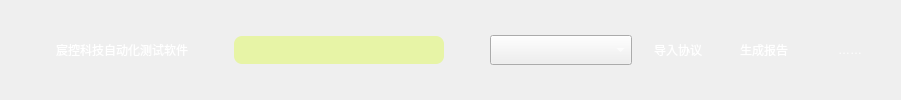
     <widget class="QWidget" name="Menu" native="true">
      <property name="maximumSize">
       <size>
        <width>16777215</width>
        <height>100</height>
       </size>
      </property>
      <property name="styleSheet">
       <string notr="true">QWidget {
	background: qlineargradient(
		spread: pad,
		x1: 1, y1: 0, x2: 0, y2: 1,
		stop: 0 #0d1117,  /* 起始颜色 */
		stop: 1 #414a5a   /* 结束颜色 */
	);
}</string>
      </property>
      <layout class="QHBoxLayout" name="horizontalLayout">
       <item>
        <spacer name="horizontalSpacer_4">
         <property name="orientation">
          <enum>Qt::Horizontal</enum>
         </property>
         <property name="sizeType">
          <enum>QSizePolicy::Maximum</enum>
         </property>
         <property name="sizeHint" stdset="0">
          <size>
           <width>45</width>
           <height>20</height>
          </size>
         </property>
        </spacer>
       </item>
       <item>
        <widget class="QLabel" name="system_name_label">
         <property name="minimumSize">
          <size>
           <width>100</width>
           <height>0</height>
          </size>
         </property>
         <property name="maximumSize">
          <size>
           <width>400</width>
           <height>16777215</height>
          </size>
         </property>
         <property name="sizeIncrement">
          <size>
           <width>0</width>
           <height>0</height>
          </size>
         </property>
         <property name="styleSheet">
          <string notr="true">QLabel {
	background: transparent;
	border-width: 0;
	border-style: outset;
	font: 20pt &quot;幼圆&quot;;
	color: white;
}
</string>
         </property>
         <property name="text">
          <string>宸控科技自动化测试软件</string>
         </property>
         <property name="alignment">
          <set>Qt::AlignCenter</set>
         </property>
        </widget>
       </item>
       <item>
        <spacer name="horizontalSpacer_5">
         <property name="orientation">
          <enum>Qt::Horizontal</enum>
         </property>
         <property name="sizeHint" stdset="0">
          <size>
           <width>40</width>
           <height>20</height>
          </size>
         </property>
        </spacer>
       </item>
       <item>
        <widget class="QLabel" name="top_hint_label">
         <property name="minimumSize">
          <size>
           <width>210</width>
           <height>0</height>
          </size>
         </property>
         <property name="maximumSize">
          <size>
           <width>16777215</width>
           <height>28</height>
          </size>
         </property>
         <property name="font">
          <font>
           <family>微软雅黑</family>
           <pointsize>10</pointsize>
           <weight>50</weight>
           <bold>false</bold>
          </font>
         </property>
         <property name="styleSheet">
          <string notr="true">QLabel {
	background-color: #e7f4a6;
	color: green;
	border-radius: 8px;
}</string>
         </property>
         <property name="inputMethodHints">
          <set>Qt::ImhNone</set>
         </property>
         <property name="text">
          <string/>
         </property>
         <property name="alignment">
          <set>Qt::AlignCenter</set>
         </property>
         <property name="margin">
          <number>0</number>
         </property>
        </widget>
       </item>
       <item>
        <spacer name="horizontalSpacer_2">
         <property name="orientation">
          <enum>Qt::Horizontal</enum>
         </property>
         <property name="sizeHint" stdset="0">
          <size>
           <width>40</width>
           <height>20</height>
          </size>
         </property>
        </spacer>
       </item>
       <item>
        <widget class="QComboBox" name="sheet_name_list_comboBox">
         <property name="minimumSize">
          <size>
           <width>0</width>
           <height>30</height>
          </size>
         </property>
         <property name="font">
          <font>
           <family>微软雅黑</family>
          </font>
         </property>
         <property name="focusPolicy">
          <enum>Qt::NoFocus</enum>
         </property>
         <property name="styleSheet">
          <string notr="true">QComboBox {
	background-color: ; /* 背景颜色 */
	color: white;		/* 字体颜色 */
}

QComboBox QAbstractItemView {
	outline: 0px solid gray;
	border: 2px solid qlineargradient(x1: 0, y1: 0, x2: 0, y2: 1,
                                      stop: 0 #f6f7fa, stop: 1 #dadbde);
	color: white;
	background-color: qlineargradient(x1: 1, y1: 0, x2: 0, y2: 0,
                                      stop: 0 #404959, stop: 1 #989da5);
	selection-background-color: #435068;
}

QComboBox QAbstractItemView::item {
	height: 22px;
}
/*
QComboBox QAbstractScrollArea QScrollBar:vertical {
	width: 8px;
	background-color: #d0d2d4;	/* 空白区域的背景色 */

/*
QComboBox QAbstractScrollArea QScrollBar::handle:vertical {
	/* border-radius: 5px; */
	/*background: rgb(160,160,160)	/* 小方块背景色深灰 */</string>
         </property>
         <property name="maxVisibleItems">
          <number>10</number>
         </property>
         <property name="sizeAdjustPolicy">
          <enum>QComboBox::AdjustToMinimumContentsLength</enum>
         </property>
         <property name="minimumContentsLength">
          <number>16</number>
         </property>
        </widget>
       </item>
       <item>
        <widget class="QPushButton" name="import_protocol_pushButton">
         <property name="minimumSize">
          <size>
           <width>84</width>
           <height>0</height>
          </size>
         </property>
         <property name="maximumSize">
          <size>
           <width>100</width>
           <height>40</height>
          </size>
         </property>
         <property name="focusPolicy">
          <enum>Qt::NoFocus</enum>
         </property>
         <property name="styleSheet">
          <string notr="true">QPushButton {
    border: 2px solid qlineargradient(x1: 0, y1: 0, x2: 0, y2: 1,
                                      stop: 0 #f6f7fa, stop: 1 #dadbde);
    border-radius: 10px;
    background-color: qlineargradient(x1: 0, y1: 0, x2: 0, y2: 1,
                                      stop: 0 #435068, stop: 1 #2a354e);
    min-width: 80px;
	font: 10pt &quot;微软雅黑&quot;;
	color: white;
}

QPushButton:hover {
	background-color: #435068
}

QPushButton:pressed {
    background-color: #2c3646
}

QPushButton:disabled {
    background-color: #434b5d
}


</string>
         </property>
         <property name="text">
          <string>导入协议</string>
         </property>
        </widget>
       </item>
       <item>
        <widget class="QPushButton" name="pushButton_2">
         <property name="minimumSize">
          <size>
           <width>84</width>
           <height>0</height>
          </size>
         </property>
         <property name="maximumSize">
          <size>
           <width>100</width>
           <height>40</height>
          </size>
         </property>
         <property name="focusPolicy">
          <enum>Qt::NoFocus</enum>
         </property>
         <property name="styleSheet">
          <string notr="true">QPushButton {
    border: 2px solid qlineargradient(x1: 0, y1: 0, x2: 0, y2: 1,
                                      stop: 0 #f6f7fa, stop: 1 #dadbde);
    border-radius: 10px;
    background-color: qlineargradient(x1: 0, y1: 0, x2: 0, y2: 1,
                                      stop: 0 #435068, stop: 1 #2a354e);
    min-width: 80px;
	font: 10pt &quot;微软雅黑&quot;;
	color: white;
}

QPushButton:hover {
	background-color: #435068
}

QPushButton:pressed {
    background-color: #2c3646
}

QPushButton:disabled {
    background-color: #434b5d
}


</string>
         </property>
         <property name="text">
          <string>生成报告</string>
         </property>
        </widget>
       </item>
       <item>
        <widget class="QPushButton" name="pushButton_3">
         <property name="minimumSize">
          <size>
           <width>84</width>
           <height>0</height>
          </size>
         </property>
         <property name="maximumSize">
          <size>
           <width>40</width>
           <height>40</height>
          </size>
         </property>
         <property name="focusPolicy">
          <enum>Qt::NoFocus</enum>
         </property>
         <property name="styleSheet">
          <string notr="true">QPushButton {
    border: 2px solid qlineargradient(x1: 0, y1: 0, x2: 0, y2: 1,
                                      stop: 0 #f6f7fa, stop: 1 #dadbde);
    border-radius: 10px;
    background-color: qlineargradient(x1: 0, y1: 0, x2: 0, y2: 1,
                                      stop: 0 #435068, stop: 1 #2a354e);
    min-width: 80px;
	font: 10pt &quot;微软雅黑&quot;;
	color: white;
}

QPushButton:hover {
	background-color: #435068
}

QPushButton:pressed {
    background-color: #2c3646
}

QPushButton:disabled {
    background-color: #434b5d
}


</string>
         </property>
         <property name="text">
          <string>……</string>
         </property>
        </widget>
       </item>
      </layout>
     </widget>
